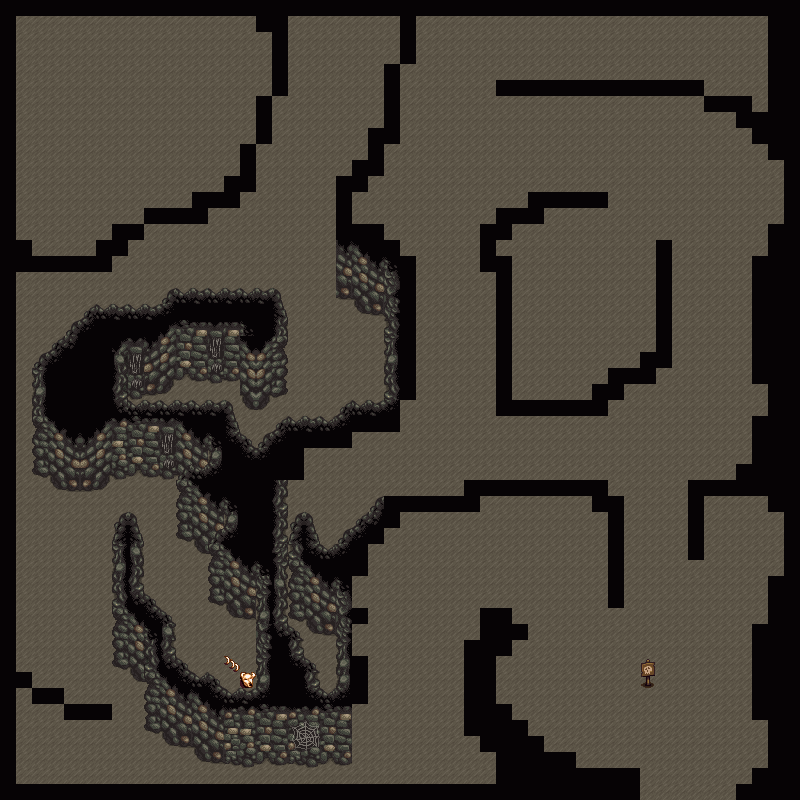

Tiled map render using the project's own tile images. Description and the map definition, with tile-layer contents summarised, below:
An orthogonal 50x50 tile map with 16x16 px tiles, 5 tile layers (Back, Buildings, Paths, Front, ...), 3 tilesets.

<map version="1.10" tiledversion="1.11.2" orientation="orthogonal" renderorder="left-down" width="50" height="50" tilewidth="16" tileheight="16" infinite="0" nextlayerid="11" nextobjectid="1">
 <tileset firstgid="1" name="mine_quarryshaft" tilewidth="16" tileheight="16" tilecount="288" columns="16">
  <image source="mine_quarryshaft.png" width="256" height="288" />
 </tileset>
 <tileset firstgid="289" name="mine" tilewidth="16" tileheight="16" tilecount="288" columns="16">
  <image source="mine.png" width="256" height="288" />
 </tileset>
 <tileset firstgid="577" name="fall_outdoorsTileSheet" tilewidth="16" tileheight="16" tilecount="1975" columns="25">
  <image source="fall_outdoorsTileSheet.png" width="400" height="1264" />
 </tileset>
 <layer id="1" name="Back" width="50" height="50">
  <data>[2500 cells, 2500 non-empty, 2 distinct tile ids]</data>
 </layer>
 <layer id="2" name="Buildings" width="50" height="50">
  <data>[2500 cells, 764 non-empty, 66 distinct tile ids]</data>
 </layer>
 <layer id="3" name="Paths" width="50" height="50">
  <data>[2500 cells, 0 non-empty, 0 distinct tile ids]</data>
 </layer>
 <layer id="4" name="Front" width="50" height="50">
  <data>[2500 cells, 4 non-empty, 4 distinct tile ids]</data>
 </layer>
 <layer id="5" name="AlwaysFront" width="50" height="50">
  <data>[2500 cells, 127 non-empty, 33 distinct tile ids]</data>
 </layer>
 <objectgroup id="6" name="Back" />
 <objectgroup id="7" name="Buildings" />
 <objectgroup id="8" name="Paths" />
 <objectgroup id="9" name="Front" />
 <objectgroup id="10" name="AlwaysFront" />
</map>
